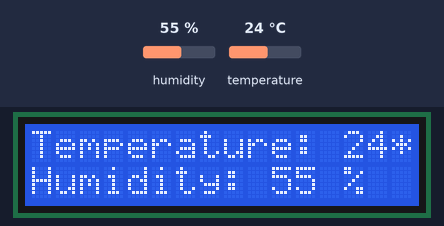
Bench run of a sketch on a simulated Arduino Uno, built with avr-gcc and run on an emulated ATmega328P. Parts: 16×2 character LCD. Inputs (shaded band) come from the test bench; at power-on: humidity 55 %, temperature 24 °C. What the sketch prints to the serial monitor is not drawn.

Above: at 1.2 s.
1.3 s: humidity set to 22 %
At 2.1 s:
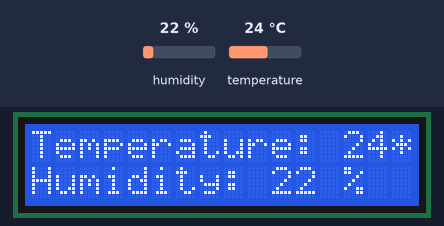
2.8 s: temperature set to 12 °C
At 3.5 s:
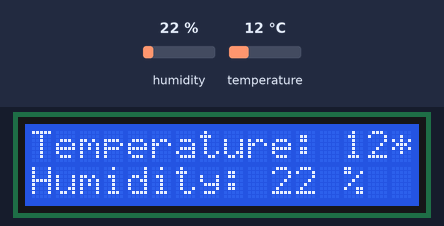
4.3 s: humidity set to 40 %
At 4.8 s:
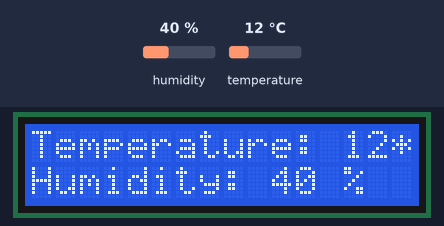
5.8 s: temperature set to 33 °C
At 6.2 s:
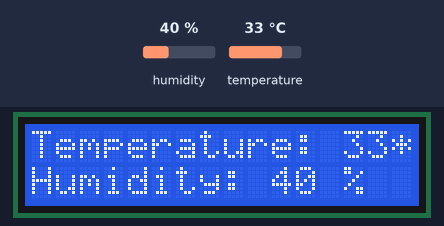
Timing chart, 0 to 8.8 s (numbered marks = the images above; inputs shaded):
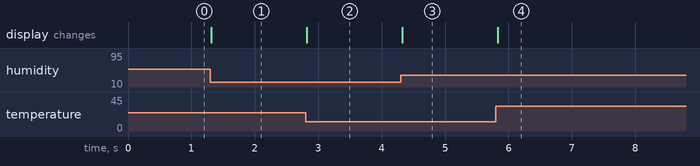

The sketch:

tempHumidAssignment.ino
```cpp
#include <SimpleDHT.h>
#include <LiquidCrystal.h>

LiquidCrystal lcd(7, 8, 9, 10, 11, 12);
SimpleDHT11 sensor;

String temp;
String humid;
int sensorPin = 2;


void setup() {
  lcd.begin(16, 2);
  Serial.begin(9600);
}

void loop() {
  byte temperature = 0;
  byte humidity = 0;
  byte data[40] = {0};
  if(sensor.read(sensorPin, &temperature, &humidity, data)) {
    return;
  }
  lcd.clear();
  lcd.setCursor(0,0);
  lcd.print("Temperature: ");
  lcd.setCursor(13,0);
  lcd.print((int)temperature);
  Serial.print((int)temperature);
  Serial.print(" ");
  lcd.setCursor(15,0);
  lcd.print("*C");
  lcd.setCursor(0,1);
  lcd.print("Humidity: ");
  lcd.setCursor(10,1);
  lcd.print((int)humidity);
  Serial.print((int)humidity);
  Serial.println("");
  lcd.setCursor(13,1);
  lcd.print("%");
  //Serial.println((int)temperature);
  delay(10);
}
```

Measured:
- after the input at 1.3 s, the display: changes at once (image 1)
- after the input at 2.8 s, the display: changes at once (image 2)
- after the input at 4.3 s, the display: changes at once (image 3)
- after the input at 5.8 s, the display: changes at once (image 4)
